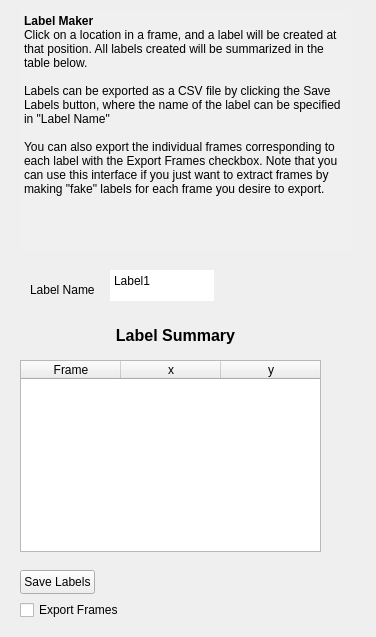
<?xml version="1.0" encoding="UTF-8"?>
<ui version="4.0">
 <class>Label_Widget</class>
 <widget class="QWidget" name="Label_Widget">
  <property name="geometry">
   <rect>
    <x>0</x>
    <y>0</y>
    <width>376</width>
    <height>637</height>
   </rect>
  </property>
  <property name="windowTitle">
   <string>Label Maker</string>
  </property>
  <widget class="QTextEdit" name="label_name_box">
   <property name="geometry">
    <rect>
     <x>110</x>
     <y>270</y>
     <width>104</width>
     <height>31</height>
    </rect>
   </property>
   <property name="frameShape">
    <enum>QFrame::NoFrame</enum>
   </property>
   <property name="html">
    <string>&lt;!DOCTYPE HTML PUBLIC &quot;-//W3C//DTD HTML 4.0//EN&quot; &quot;http://www.w3.org/TR/REC-html40/strict.dtd&quot;&gt;
&lt;html&gt;&lt;head&gt;&lt;meta name=&quot;qrichtext&quot; content=&quot;1&quot; /&gt;&lt;meta charset=&quot;utf-8&quot; /&gt;&lt;style type=&quot;text/css&quot;&gt;
p, li { white-space: pre-wrap; }
hr { height: 1px; border-width: 0; }
li.unchecked::marker { content: &quot;\2610&quot;; }
li.checked::marker { content: &quot;\2612&quot;; }
&lt;/style&gt;&lt;/head&gt;&lt;body style=&quot; font-family:'.AppleSystemUIFont'; font-size:13pt; font-weight:400; font-style:normal;&quot;&gt;
&lt;p style=&quot; margin-top:0px; margin-bottom:0px; margin-left:0px; margin-right:0px; -qt-block-indent:0; text-indent:0px;&quot;&gt;&lt;span style=&quot; font-family:'Segoe UI'; font-size:9pt;&quot;&gt;Label1&lt;/span&gt;&lt;/p&gt;&lt;/body&gt;&lt;/html&gt;</string>
   </property>
  </widget>
  <widget class="QLabel" name="label">
   <property name="geometry">
    <rect>
     <x>30</x>
     <y>280</y>
     <width>71</width>
     <height>20</height>
    </rect>
   </property>
   <property name="text">
    <string>Label Name</string>
   </property>
  </widget>
  <widget class="QTableWidget" name="tableWidget">
   <property name="geometry">
    <rect>
     <x>20</x>
     <y>360</y>
     <width>301</width>
     <height>192</height>
    </rect>
   </property>
   <property name="verticalScrollBarPolicy">
    <enum>Qt::ScrollBarAsNeeded</enum>
   </property>
   <property name="horizontalScrollBarPolicy">
    <enum>Qt::ScrollBarAlwaysOff</enum>
   </property>
   <column>
    <property name="text">
     <string>Frame</string>
    </property>
   </column>
   <column>
    <property name="text">
     <string>x</string>
    </property>
   </column>
   <column>
    <property name="text">
     <string>y</string>
    </property>
   </column>
   <column>
    <property name="text">
     <string/>
    </property>
   </column>
  </widget>
  <widget class="QPushButton" name="saveLabelsButton">
   <property name="geometry">
    <rect>
     <x>20</x>
     <y>570</y>
     <width>75</width>
     <height>24</height>
    </rect>
   </property>
   <property name="text">
    <string>Save Labels</string>
   </property>
  </widget>
  <widget class="QTextBrowser" name="textBrowser">
   <property name="geometry">
    <rect>
     <x>20</x>
     <y>10</y>
     <width>331</width>
     <height>241</height>
    </rect>
   </property>
   <property name="styleSheet">
    <string notr="true">background-color: rgb(240, 240, 240);</string>
   </property>
   <property name="frameShape">
    <enum>QFrame::NoFrame</enum>
   </property>
   <property name="frameShadow">
    <enum>QFrame::Plain</enum>
   </property>
   <property name="html">
    <string>&lt;!DOCTYPE HTML PUBLIC &quot;-//W3C//DTD HTML 4.0//EN&quot; &quot;http://www.w3.org/TR/REC-html40/strict.dtd&quot;&gt;
&lt;html&gt;&lt;head&gt;&lt;meta name=&quot;qrichtext&quot; content=&quot;1&quot; /&gt;&lt;meta charset=&quot;utf-8&quot; /&gt;&lt;style type=&quot;text/css&quot;&gt;
p, li { white-space: pre-wrap; }
hr { height: 1px; border-width: 0; }
li.unchecked::marker { content: &quot;\2610&quot;; }
li.checked::marker { content: &quot;\2612&quot;; }
&lt;/style&gt;&lt;/head&gt;&lt;body style=&quot; font-family:'.AppleSystemUIFont'; font-size:13pt; font-weight:400; font-style:normal;&quot;&gt;
&lt;p style=&quot; margin-top:0px; margin-bottom:0px; margin-left:0px; margin-right:0px; -qt-block-indent:0; text-indent:0px;&quot;&gt;&lt;span style=&quot; font-family:'Segoe UI'; font-size:9pt; font-weight:700;&quot;&gt;Label Maker&lt;/span&gt;&lt;/p&gt;
&lt;p style=&quot; margin-top:0px; margin-bottom:0px; margin-left:0px; margin-right:0px; -qt-block-indent:0; text-indent:0px;&quot;&gt;&lt;span style=&quot; font-family:'Segoe UI'; font-size:9pt;&quot;&gt;Click on a location in a frame, and a label will be created at that position. All labels created will be summarized in the table below. &lt;/span&gt;&lt;/p&gt;
&lt;p style=&quot;-qt-paragraph-type:empty; margin-top:0px; margin-bottom:0px; margin-left:0px; margin-right:0px; -qt-block-indent:0; text-indent:0px; font-family:'Segoe UI'; font-size:9pt;&quot;&gt;&lt;br /&gt;&lt;/p&gt;
&lt;p style=&quot; margin-top:0px; margin-bottom:0px; margin-left:0px; margin-right:0px; -qt-block-indent:0; text-indent:0px;&quot;&gt;&lt;span style=&quot; font-family:'Segoe UI'; font-size:9pt;&quot;&gt;Labels can be exported as a CSV file by clicking the Save Labels button, where the name of the label can be specified in &amp;quot;Label Name&amp;quot;&lt;/span&gt;&lt;/p&gt;
&lt;p style=&quot;-qt-paragraph-type:empty; margin-top:0px; margin-bottom:0px; margin-left:0px; margin-right:0px; -qt-block-indent:0; text-indent:0px; font-family:'Segoe UI'; font-size:9pt;&quot;&gt;&lt;br /&gt;&lt;/p&gt;
&lt;p style=&quot; margin-top:0px; margin-bottom:0px; margin-left:0px; margin-right:0px; -qt-block-indent:0; text-indent:0px;&quot;&gt;&lt;span style=&quot; font-family:'Segoe UI'; font-size:9pt;&quot;&gt;You can also export the individual frames corresponding to each label with the Export Frames checkbox. Note that you can use this interface if you just want to extract frames by making &amp;quot;fake&amp;quot; labels for each frame you desire to export.&lt;/span&gt;&lt;/p&gt;&lt;/body&gt;&lt;/html&gt;</string>
   </property>
  </widget>
  <widget class="QLabel" name="label_2">
   <property name="geometry">
    <rect>
     <x>110</x>
     <y>320</y>
     <width>131</width>
     <height>31</height>
    </rect>
   </property>
   <property name="font">
    <font>
     <pointsize>12</pointsize>
     <bold>true</bold>
    </font>
   </property>
   <property name="text">
    <string>Label Summary</string>
   </property>
   <property name="alignment">
    <set>Qt::AlignCenter</set>
   </property>
  </widget>
  <widget class="QCheckBox" name="export_frames_checkbox">
   <property name="geometry">
    <rect>
     <x>20</x>
     <y>600</y>
     <width>111</width>
     <height>20</height>
    </rect>
   </property>
   <property name="text">
    <string>Export Frames</string>
   </property>
  </widget>
 </widget>
 <resources/>
 <connections/>
</ui>
